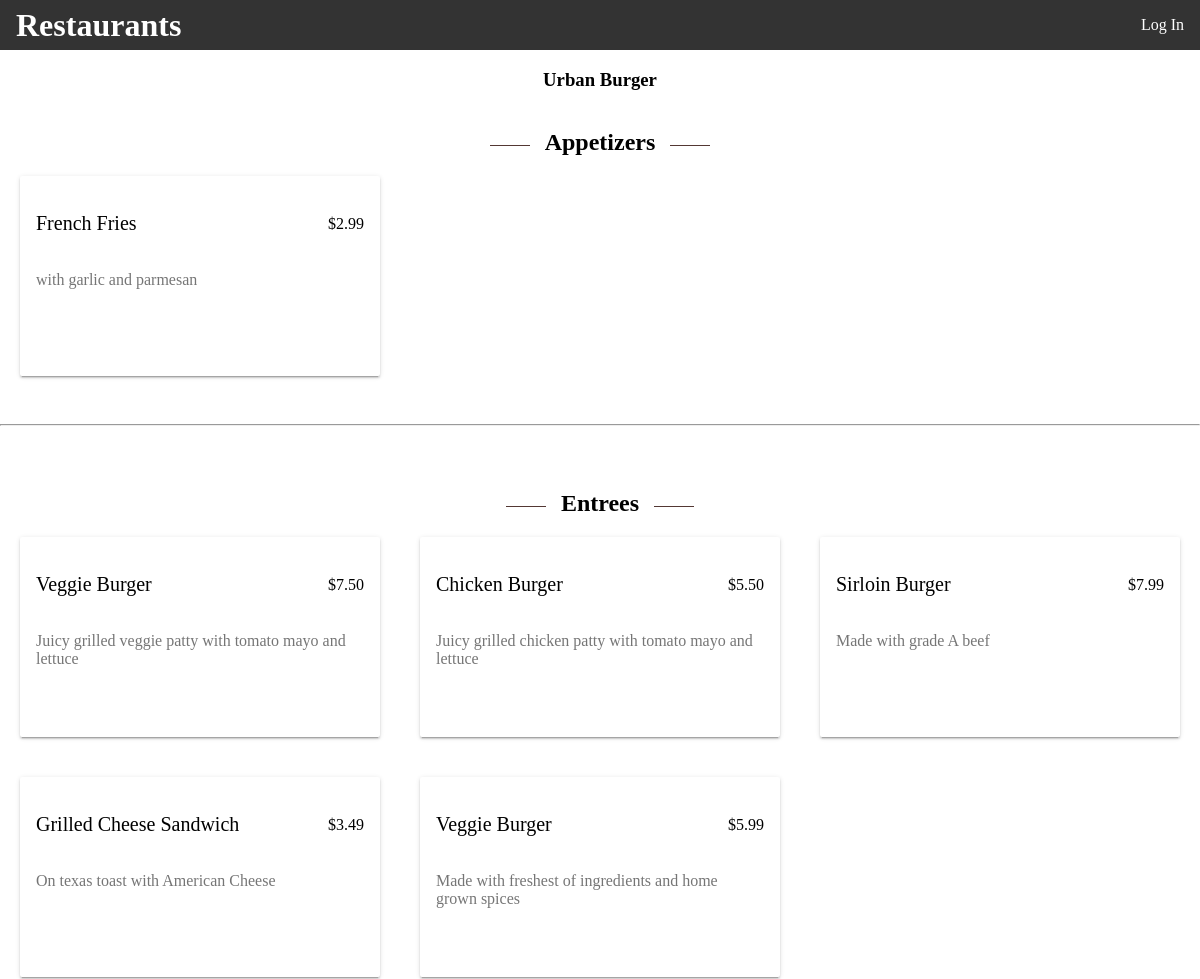
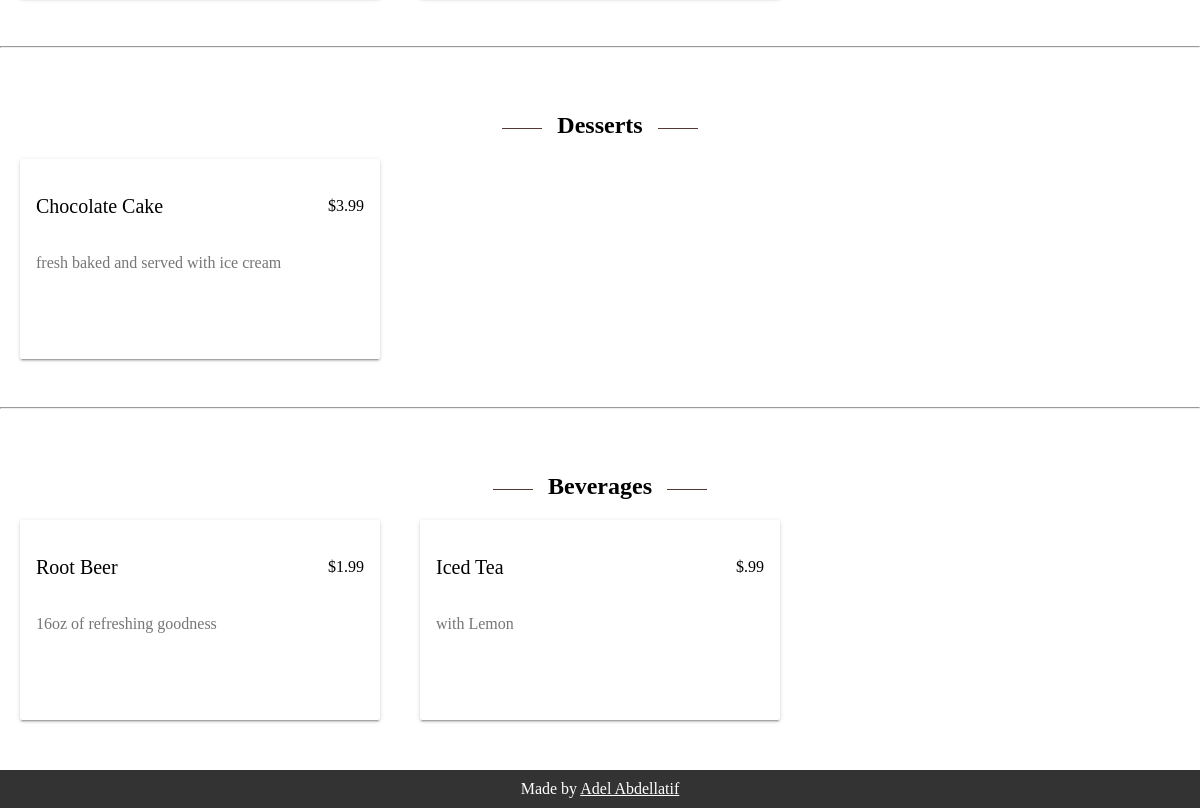
Screenshot of /restaurant/1/menu/ with the database file from the repository (2 pictures, top to bottom).
### database_setup.py (models this page shows, shortened)
class Restaurant(Base):
    __tablename__ = 'restaurant'
    id = Column(Integer, primary_key=True)
    name = Column(String(250), nullable=False)
    user_id = Column(Integer, ForeignKey('user.id'))
    user = relationship(User)

class MenuItem(Base):
    __tablename__ = 'menu_item'
    name = Column(String(80), nullable=False)
    id = Column(Integer, primary_key=True)
    description = Column(String(250))
    price = Column(String(8))
    course = Column(String(250))
    restaurant_id = Column(Integer, ForeignKey('restaurant.id'))
    restaurant = relationship(Restaurant)
    user_id = Column(Integer, ForeignKey('user.id'))
    user = relationship(User)

### application.py (the view)
@app.route('/restaurant/<int:restaurant_id>/')
@app.route('/restaurant/<int:restaurant_id>/menu/')
def showRestaurant(restaurant_id):
    restaurant = session.query(Restaurant).filter_by(id=restaurant_id).one()
    creator = getUserInfo(restaurant.user_id)
    items = session.query(MenuItem).filter_by(
        restaurant_id=restaurant_id).all()
    if ('username' not in login_session or
            creator.id != login_session['user_id']):
        return render_template(
            'publicrestaurant.html', items=items, restaurant=restaurant,
            login_session=login_session)
    else:
        return render_template(
            'restaurant.html', items=items, restaurant=restaurant,
            login_session=login_session)

### application.py (called while the page is built)
def getUserInfo(user_id):
    user = session.query(User).filter_by(id=user_id).one()
    return user

### templates/publicrestaurant.html (shortened to what this page needs)
{% extends "main.html" %}
{% block content %}
<div id="restaurantControl" style="text-align: center;">
	<h3 style="display: inline-block;">{{restaurant.name}}</h3>
</div>
    {% if items !=[] %}
	<div class = "center">
		<h2>Appetizers</h2>
	</div>
	<div class="content">
		{% for i in items %}
		{% if i.course == 'Appetizer' %}
		<div class="card card-shadow">
			<div class="title">
				<a href = "{{url_for('showMenuItem', restaurant_id = restaurant.id, item_id = i.id)}}"><p>{{i.name}}</p></a>
				<span>{{i.price}}</span>
			</div>
			<div class="text">
				{{i.description}}
			</div>
		</div>
		{% endif %}
		{% endfor %}
	</div>
<hr>
	<div class = "center">
		<h2>Entrees</h2>
	</div>
	<div class="content">
		{% for i in items %}
		{% if i.course == 'Entree' %}
		<div class="card card-shadow">
			<div class="title">
				<a href = "{{url_for('showMenuItem', restaurant_id = restaurant.id, item_id = i.id)}}"><p>{{i.name}}</p></a>
				<span>{{i.price}}</span>
			</div>
			<div class="text">
				{{i.description}}
			</div>
		</div>
        {% endif %}
		{% endfor %}
	</div>
<hr>
	<div class = "center">
		<h2>Desserts</h2>
	</div>
	<div class="content">
		{% for i in items %}
		{% if i.course == 'Dessert' %}
		<div class="card card-shadow">
			<div class="title">
				<a href = "{{url_for('showMenuItem', restaurant_id = restaurant.id, item_id = i.id)}}"><p>{{i.name}}</p></a>
				<span>{{i.price}}</span>
			</div>
			<div class="text">
				{{i.description}}
			</div>
		</div>
		{% endif %}
		{% endfor %}
	</div>
<hr>
	<div class = "center">
		<h2>Beverages</h2>
	</div>
	<div class="content">
		{% for i in items %}
		{% if i.course == 'Beverage' %}
		<div class="card card-shadow">
			<div class="title">
				<a href = "{{url_for('showMenuItem', restaurant_id = restaurant.id, item_id = i.id)}}"><p>{{i.name}}</p></a>
				<span>{{i.price}}</span>
			</div>
			<div class="text">
				{{i.description}}
			</div>
		</div>
		{% endif %}
		{% endfor %}
	</div>
		{% else %}
		<p> You currently have no menu items. <p>
		<div id="new">
			<a  class="button" href="{{url_for('newMenuItem', restaurant_id = restaurant.id )}}">Create A New Menu Item</a>
		</div>
			{% endif %}
{% endblock %}

### static/styles.css (style rules this page uses)
body { margin: 0; position: relative; }
.card-shadow { box-shadow: 0 2px 2px 0 rgba(0, 0, 0, .14), 0 3px 1px -2px rgba(0, 0, 0, .2), 0 1px 5px 0 rgba(0, 0, 0, .12); }
.card { display: flex; flex-direction: column; font-size: 16px; font-weight: 400; height: 200px; overflow: hidden; width: 30%; z-index: 1; position: relative; background: #fff; border-radius: 2px; box-sizing: border-box; margin: 0 20px 40px; float: left; }
.card .title { align-items: center; color: #000; display: flex; justify-content: stretch; line-height: normal; padding: 16px 16px 0 16px; box-sizing: border-box; position: relative; }
.card .title span { position: absolute; right: 16px; }
.card .text { color: rgba(0, 0, 0, .54); line-height: 18px; overflow: hidden; padding: 16px; width: 90%; }
.content { display: flex; flex-wrap: wrap; }
.title a { text-decoration: none; color: #000; font-size: 20px; }
.center { text-align: center; }
h2 { text-align: center; position: relative; display: inline-block; margin-right: 0; margin-left: 0; }
h2:before { left: -40px; }
h2:after { right: -40px; }
h2:before, h2:after { content: ""; position: absolute; bottom: 10px; height: 1px; width: 40px; margin: 0 -15px; background-color: #533834; }

### rows the page displays
Restaurant: name "Urban Burger"
MenuItem: name "French Fries", price "$2.99", description "with garlic and parmesan"
MenuItem: name "Veggie Burger", price "$7.50", description "Juicy grilled veggie patty with tomato mayo and lettuce"
MenuItem: name "Chicken Burger", price "$5.50", description "Juicy grilled chicken patty with tomato mayo and lettuce"
MenuItem: name "Sirloin Burger", price "$7.99", description "Made with grade A beef"
MenuItem: name "Grilled Cheese Sandwich", price "$3.49", description "On texas toast with American Cheese"
MenuItem: name "Veggie Burger", price "$5.99", description "Made with freshest of ingredients and home grown spices"
MenuItem: name "Chocolate Cake", price "$3.99", description "fresh baked and served with ice cream"
MenuItem: name "Root Beer", price "$1.99", description "16oz of refreshing goodness"
MenuItem: name "Iced Tea", price "$.99", description "with Lemon"
